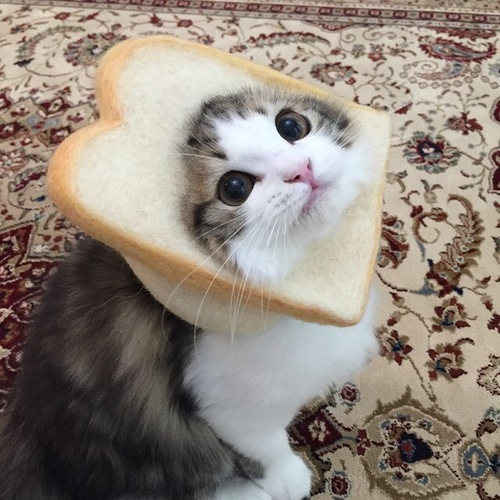
#> input picture cat.jpg, 500 x 500 px
$ python knn.py --dataset .
#> lines starting #> are read from the running program, lines starting #| are printed output that depends on the picture
### pyimagesearch/datasets/simpledatasetloader.py
# import the necessary packages
import numpy as np
import cv2
import os

class SimpleDatasetLoader:
    def __init__(self, preprocessors=None):
        # store the image preprocessor
        self.preprocessors = preprocessors
        # if the preprocessors are None, initialize them as an
        # empty list
        if self.preprocessors is None:
            self.preprocessors = []

    def load(self, imagePaths, verbose=-1):
        # initialize the list of features and labels
#> called with verbose = 500
        data = []
        labels = []

        # loop over the input images
        for (i, imagePath) in enumerate(imagePaths):
            # load the image and extract the class label assuming
            # that our path has the following format:
            # /path/to/dataset/{class}/{image}.jpg
            image = cv2.imread(imagePath)
#> image is the input picture: shape (500, 500, 3); mean B, G, R 124.6, 134.3, 145.2
            label = imagePath.split(os.path.sep)[-2]


            # check to see if our preprocessors are not None
            if self.preprocessors is not None:
                # loop over the preprocessors and apply each to
                # the image
                for p in self.preprocessors:
                    image = p.preprocess(image)
#> this loop made 1 pass
#> pass 1, in load, `image = p.preprocess(image)`:
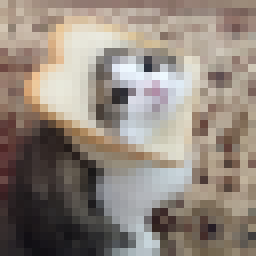
#> image: shape (32, 32, 3) (shown 8 times larger); mean B, G, R 124.6, 134.3, 145.2
                # treat our processed image as a "feature vector"
                # by updating the data list followed by the labels
            data.append(image)
            labels.append(label)
            # show an update every ‘verbose‘ images
            if verbose > 0 and i > 0 and (i + 1) % verbose == 0:
                print("[INFO] processed {}/{}".format(i + 1,len(imagePaths)))
#> pass 2 of the loop in load, `for (i, imagePath) in enumerate(imagePaths):`:
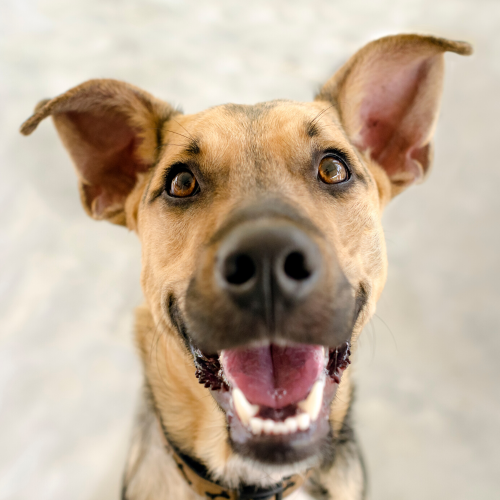
#> input picture dog.png, 1000 x 1000 px (shown at 1/2 size)
#> in load, image is the input picture: shape (1000, 1000, 3); mean B, G, R 155.5, 175.5, 193.8
#> the loop in load, `for p in self.preprocessors:` made 1 pass
#> pass 1, in load, `image = p.preprocess(image)`:
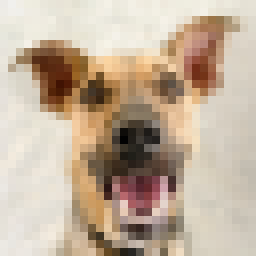
#> image: shape (32, 32, 3) (shown 8 times larger); mean B, G, R 155.5, 175.5, 193.9
        # return a tuple of the data and labels
        return (np.array(data), np.array(labels))

### pyimagesearch/preprocessing/simplepreprocessor.py
# import the necessary packages
import cv2
class SimplePreprocessor:
     def __init__(self, width, height, inter=cv2.INTER_AREA):
          # store the target image width, height, and interpolation
          # method used when resizing
          self.width = width
          self.height = height
          self.inter = inter
     def preprocess(self, image):
          # resize the image to a fixed size, ignoring the aspect
          # ratio
          return cv2.resize(image, (self.width, self.height), interpolation=self.inter)

### knn.py

'''python knn.py --dataset pyimagesearch/datasets'''

from sklearn.neighbors import KNeighborsClassifier
from sklearn.preprocessing import LabelEncoder
from sklearn.model_selection import train_test_split
from sklearn.metrics import classification_report
from pyimagesearch.preprocessing import simplepreprocessor
from pyimagesearch.datasets import simpledatasetloader
from imutils import paths
import argparse

ap = argparse.ArgumentParser()
ap.add_argument("-d", "--dataset", required=True, help="путь к входному набору данных")
ap.add_argument("-k", "--neighbors", type=int, default=1, help="колличество ближайших соседей для классификации")
ap.add_argument("-j", "--jobs", type=int, default=-1, help="колличество ядер для вычисления расстояния k-NN (-1 - все ядра)")
args = vars(ap.parse_args())

# grab the list of images that we’ll be describing
print("[INFO] loading images...")
imagePaths = list(paths.list_images(args["dataset"]))

# initialize the image preprocessor, load the dataset from disk,
# and reshape the data matrix
sp = simplepreprocessor.SimplePreprocessor(32, 32)
sdl = simpledatasetloader.SimpleDatasetLoader(preprocessors=[sp])
(data, labels) = sdl.load(imagePaths, verbose=500)
data = data.reshape((data.shape[0], 3072))

# show some information on memory consumption of the images
print("[INFO] features matrix: {:.1f}MB".format(data.nbytes / (1024 * 1000.0)))
#| [INFO] features matrix: 0.0MB

# encode the labels as integers
le = LabelEncoder()
labels = le.fit_transform(labels)
#> labels = [0, 0]

# partition the data into training and testing splits using 75% of
# the data for training and the remaining 25% for testing
(trainX, testX, trainY, testY) = train_test_split(data, labels, test_size=0.25, train_size=0.75, random_state=42)
#> trainY = [0]; testY = [0]

# train and evaluate a k-NN classifier on the raw pixel intensities
print("[INFO] evaluating k-NN classifier...")
model = KNeighborsClassifier(n_neighbors=args["neighbors"], n_jobs=args["jobs"])
model.fit(trainX, trainY)
print(classification_report(testY, model.predict(testX), target_names=le.classes_))
#|               precision    recall  f1-score   support
#|            .       1.00      1.00      1.00         1
#|     accuracy                           1.00         1
#|    macro avg       1.00      1.00      1.00         1
#| weighted avg       1.00      1.00      1.00         1
